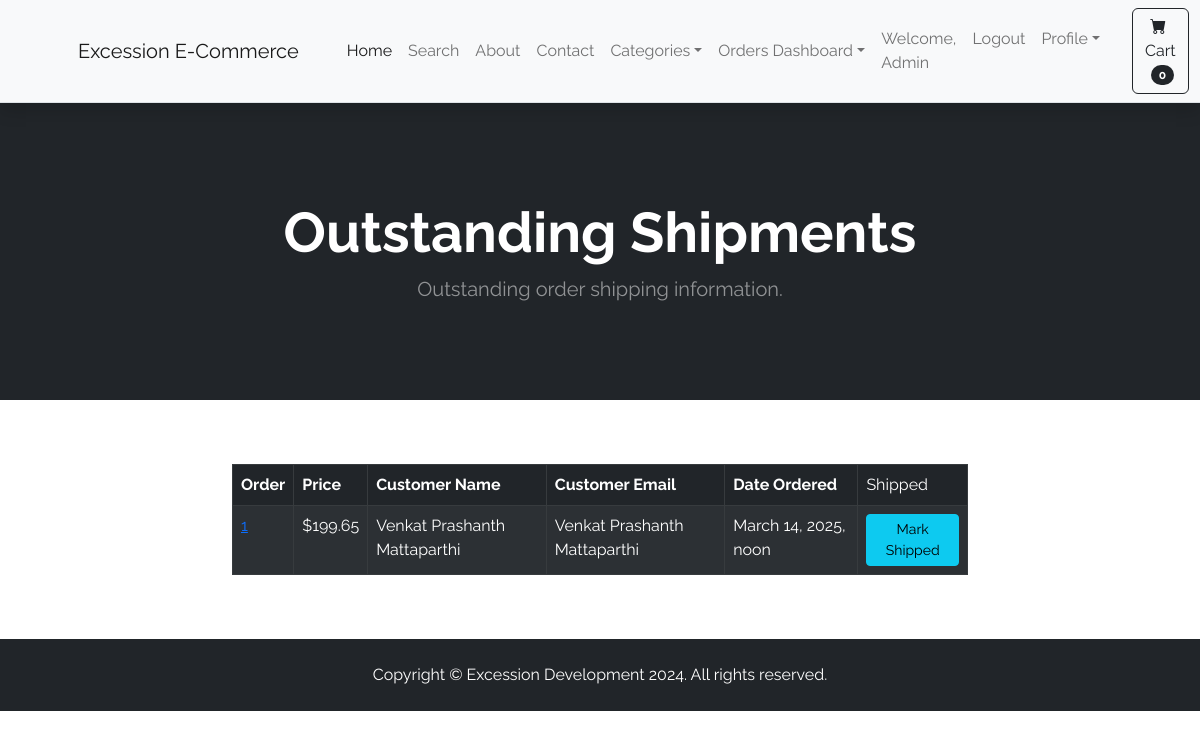
The app's page /payment/outstanding/ (signed in) with its own data.
### payment/models.py (models this page shows, shortened)
class Order(models.Model):
    user = models.ForeignKey(User, on_delete=models.CASCADE, null=True, blank=True)
    full_name = models.CharField(max_length=255)
    email = models.CharField(max_length=255)
    shipping_address = models.TextField(max_length=15000)
    amount_paid = models.DecimalField(max_digits=10, decimal_places=2)
    date_ordered = models.DateTimeField(auto_now_add=True)
    shipped = models.BooleanField(default=False)
    date_shipped = models.DateTimeField(blank=True, null=True)

### payment/views.py (the view, shortened to what this page needs)
# urls.py: path("outstanding/", views.dashboard_outstanding, name="dashboard_outstanding"),
def dashboard_outstanding(request):
    if request.user.is_authenticated and request.user.is_superuser:
        orders = Order.objects.filter(shipped=False)
        context = {"orders": orders}
        return render(request, "payment/dashboard_outstanding.html", context)
    else:
        messages.success(request, "Order Requires Shipping!")
        return redirect("home")

### cart/cart.py (called while the page is built)
    def __len__(self):
        return len(self.cart)

### cart/context_processors.py (called while the page is built)
def cart(request):
    return {'cart': Cart(request)}

### templates/payment/dashboard_outstanding.html (shortened to what this page needs)
{% extends 'base.html' %}
{% load static %}
{% block content %}
<header class="bg-dark py-5 m-0">
  <div class="container px-4 px-lg-5 my-5">
    <div class="text-center text-white">
      <h1 class="display-4 fw-bolder">Outstanding Shipments</h1>
      <p class="lead fw-normal text-white-50 mb-0">Outstanding order shipping information.</p>
    </div>
  </div>
</header>
<div class="container my-3">
  <div class="row align-items-center">
    <div class="col-md-8 offset-md-2">
      {% if orders %}
      <table class="table table-striped table-hover table-bordered my-5">
        <thead class="table-dark">
            <tr>
              <th scope="col">Order</th>
              <th scope="col">Price</th>
              <th scope="col">Customer Name</th>
              <th scope="col">Customer Email</th>
              <th scope="col">Date Ordered</th>
              <td scope="col">Shipped</td>
            </tr>
          </thead>
          <tbody>
            {% for order in orders %}
            <tr class="table-dark">
              <td><a href="{% url 'orders' order.id %}" class="cursor-pointer">{{ order.id }}</a></td>
              <td>${{ order.amount_paid }}</td>
              <td>{{ order.full_name }}</td>
              <td>{{ order.email }}</td>
              <td>{{ order.date_ordered }}</td>
              <td>
                <form action="" method="post">
                  <button type="submit" class="btn btn-info btn-sm">Mark Shipped</button>
                </form>
              </td>
            </tr>
            {% endfor %}
          </tbody>
      </table>
      {% else %}
        <p class="lead text-white">All order have been shipped, good work.</p>
      {% endif %}
    </div>
  </div>
</div>
{% endblock content %}

### templates/partials/navbar.html (shortened to what this page needs)
<nav class="navbar navbar-expand-lg navbar-light bg-light border-bottom shadow">
  <div class="container px-4 px-lg-5">
    <a class="navbar-brand" href="{% url 'home' %}">Excession E-Commerce</a>
    <div class="collapse navbar-collapse" id="navbarSupportedContent">
      <ul class="navbar-nav me-auto mb-2 mb-lg-0 ms-lg-4">
        <li class="nav-item">
          <a class="nav-link active" aria-current="page" href="{% url 'home' %}">Home</a>
        </li>
        <li class="nav-item">
          <a class="nav-link" href="{% url 'search' %}">Search</a>
        </li>
        <li class="nav-item">
          <a class="nav-link" href="{% url 'about' %}">About</a>
        </li>
        <li class="nav-item">
          <a class="nav-link" href="{% url 'contact' %}">Contact</a>
        </li>
        <li class="nav-item dropdown">
          <a
            class="nav-link dropdown-toggle"
            id="navbarDropdown"
            href="#"
            role="button"
            data-bs-toggle="dropdown"
            aria-expanded="false"
            >Categories</a
          >
        </li>
        {% if user.is_superuser %}
          <li class="nav-item dropdown">
            <a
            class="nav-link dropdown-toggle"
            id="navbarDropdown"
            href="#"
            role="button"
            data-bs-toggle="dropdown"
            aria-expanded="false"
            >Orders Dashboard</a
            >
          </li>
        {% endif %}
      </ul>
      <ul class="navbar-nav ms-auto mb-2 mb-lg-0 me-lg-4">
        {% if user.is_authenticated %}
        <li class="nav-item">
          <a class="nav-link" href="#">Welcome, {{ user.username|title }}</a>
        </li>
        <li class="nav-item">
          <a class="nav-link" href="{% url 'logout' %}">Logout</a>
        </li>
        <li class="nav-item dropdown">
          <a
            class="nav-link dropdown-toggle"
            id="navbarDropdown"
            href="#"
            role="button"
            data-bs-toggle="dropdown"
            aria-expanded="false"
            >Profile</a
          >
        </li>
        {% endif %}
      </ul>
      <form class="d-flex">
        <a href="{% url 'cart-summary' %}" class="btn btn-outline-dark" type="submit">
          <i class="bi-cart-fill me-1"></i>
          Cart
          <span class="badge bg-dark text-white ms-1 rounded-pill" id="cart_quantity">{{ cart|length }}</span>
        </a>
      </form>
    </div>
  </div>
</nav>

### static/css/custom.css (style rules this page uses)
body { font-family: 'Raleway', sans-serif; }

### records on screen
Order: id "1", amount_paid "199.65", full_name "Venkat Prashanth Mattaparthi", email "Venkat Prashanth Mattaparthi", date_ordered "March 14, 2025, noon"

### other values on screen
{{ user.username|title }} "Admin"
{{ cart|length }} "0"
